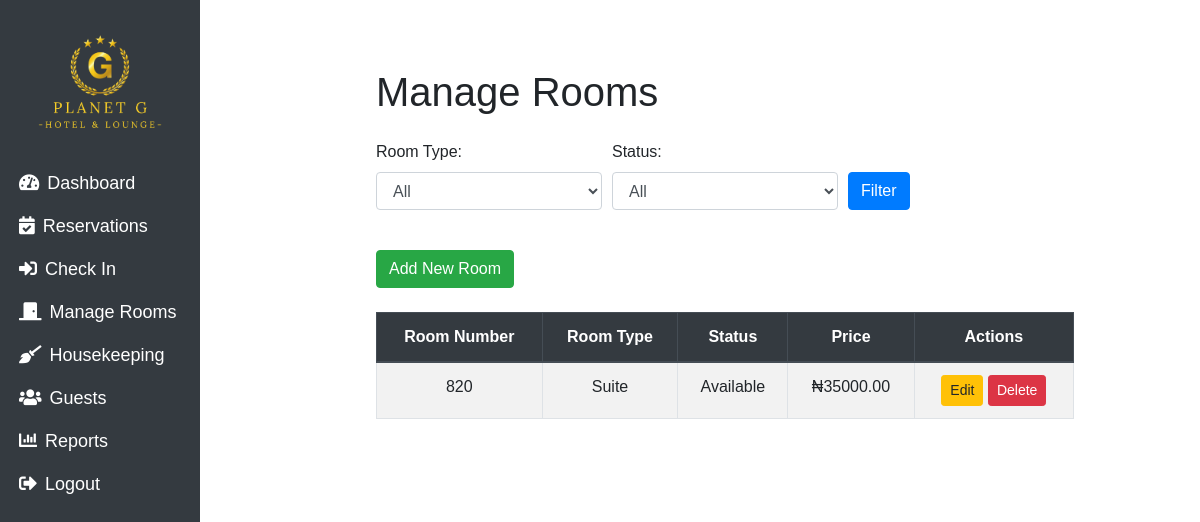
The app's page /rooms (signed in), older data.
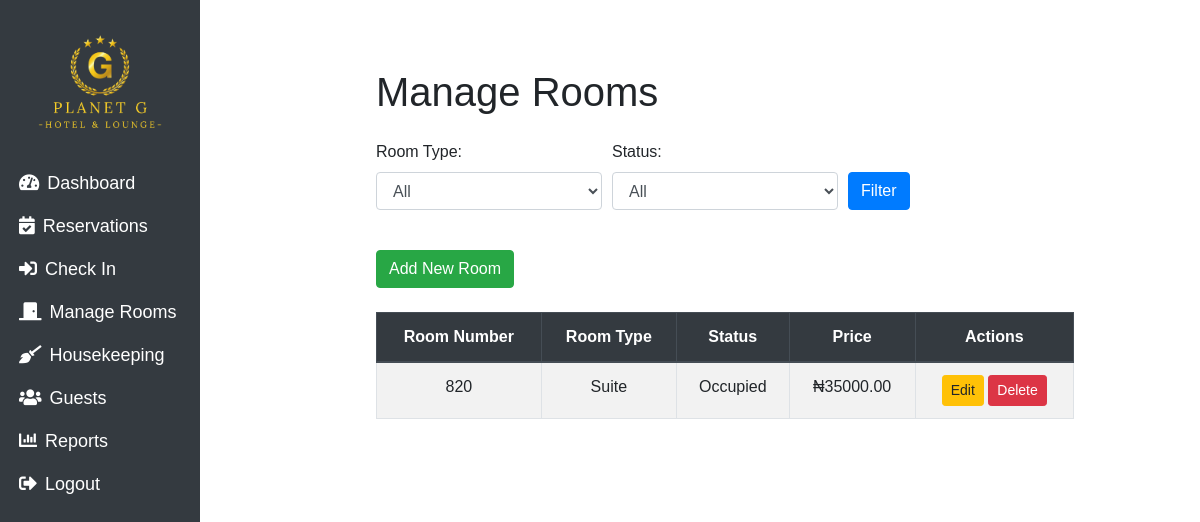
The same page, newer data.
### main.py (models this page shows, shortened)
class Room(db.Model):
    id = db.Column(db.Integer, primary_key=True)
    room_number = db.Column(db.String(50), unique=True, nullable=False)
    room_type = db.Column(db.String(50), nullable=False)
    status = db.Column(db.String(50), nullable=False)
    price = db.Column(db.Numeric(10, 2), nullable=False)  # Numeric type for price
    bookings = db.relationship('Booking', backref='room', lazy=True)
    reservations = db.relationship('Reservation', backref='room', lazy=True)

### main.py (the view)
@app.route('/rooms', methods=['GET', 'POST'])
@login_required
def manage_rooms():
    room_type = request.args.get('room_type', '')
    status = request.args.get('status', '')
    query = Room.query
    if room_type:
        query = query.filter_by(room_type=room_type)
    if status:
        query = query.filter_by(status=status)
    rooms = query.all()
    return render_template('manage_rooms.html', rooms=rooms, room_type=room_type, status=status)

### main.py (called while the page is built)
@login_manager.user_loader
def load_user(user_id):
    return User.query.get(int(user_id))

### templates/manage_rooms.html (shortened to what this page needs)
<!DOCTYPE html>
<html lang="en">
<head>
    <link rel="stylesheet" href="https://stackpath.bootstrapcdn.com/bootstrap/4.5.2/css/bootstrap.min.css">
    <link rel="stylesheet" href="/static/css/rooms.css" />
    <link rel="stylesheet" href="/static/css/dashboard.css" />
    <link href="https://cdnjs.cloudflare.com/ajax/libs/font-awesome/5.15.4/css/all.min.css" rel="stylesheet">
</head>
<body>
<div class="col-md-2 col-sm-4 bg-dark text-white vh-100 p-1 sidebar">
    <div class="text-center">
        <img src="/static/assets/images/planetgelimgbulogo.png" alt="Hotel Logo" class="img-fluid mb-2" style="width: 150px;">
    </div>
    <nav class="nav flex-column">
        <a class="nav-link text-white py-2" href="/dashboard">
            <i class="fas fa-tachometer-alt mr-2"></i>Dashboard
        </a>
        <a class="nav-link text-white py-2" href="/reservations">
            <i class="fas fa-calendar-check mr-2"></i>Reservations
        </a>
        <a class="nav-link text-white py-2" href="/bookings">
            <i class="fas fa-sign-in-alt mr-2"></i>Check In
        </a>
        <a class="nav-link text-white py-2" href="/rooms">
            <i class="fas fa-door-closed mr-2"></i>Manage Rooms
        </a>
        <a class="nav-link text-white py-2" href="/housekeeping">
            <i class="fas fa-broom mr-2"></i>Housekeeping
        </a>
        <a class="nav-link text-white py-2" href="/guests">
            <i class="fas fa-users mr-2"></i>Guests
        </a>
        {% if current_user.role in ['admin'] %}
        <a class="nav-link text-white py-2" href="/reports">
            <i class="fas fa-chart-bar mr-2"></i>Reports
        </a>
        {% endif %}
        <a class="nav-link text-white py-2" href="/logout">
            <i class="fas fa-sign-out-alt mr-2"></i>Logout
        </a>
    </nav>
</div>
    <div class="content">
    <div class="container mt-5">
        <h1 class="mb-4">Manage Rooms</h1>
        <form method="GET" action="{{ url_for('manage_rooms') }}" class="mb-4">
            <div class="form-row">
                <div class="form-group col-md-4">
                    <label for="room_type">Room Type:</label>
                    <select name="room_type" id="room_type" class="form-control">
                        <option value="">All</option>
                    </select>
                </div>
                <div class="form-group col-md-4">
                    <label for="status">Status:</label>
                    <select name="status" id="status" class="form-control">
                        <option value="">All</option>
                    </select>
                </div>
                <div class="form-group col-md-4 d-flex align-items-end">
                    <button type="submit" class="btn btn-primary">Filter</button>
                </div>
            </div>
        </form>
        <a href="{{ url_for('add_room') }}" class="btn btn-success mb-4">Add New Room</a>
        <table class="table table-striped table-bordered">
            <thead class="thead-dark">
                <tr>
                    <th>Room Number</th>
                    <th>Room Type</th>
                    <th>Status</th>
                    <th>Price</th>
                    <th>Actions</th>
                </tr>
            </thead>
            <tbody>
                {% for room in rooms %}
                <tr>
                    <td>{{ room.room_number }}</td>
                    <td>{{ room.room_type }}</td>
                    <td>{{ room.status }}</td>
                    <td>₦{{ room.price }}</td>
                    <td>
                        <a href="{{ url_for('edit_room', room_id=room.id) }}" class="btn btn-warning btn-sm">Edit</a>
                        <form action="{{ url_for('delete_room', room_id=room.id) }}" method="POST" style="display:inline;">
                            <button type="submit" class="btn btn-danger btn-sm">Delete</button>
                        </form>
                    </td>
                </tr>
                {% endfor %}
            </tbody>
        </table>
    </div>
    </div>
</body>
</html>

Row changes from the older to the newer data that the page shows:
changed Room "Suite": status "Available" → "Occupied"
